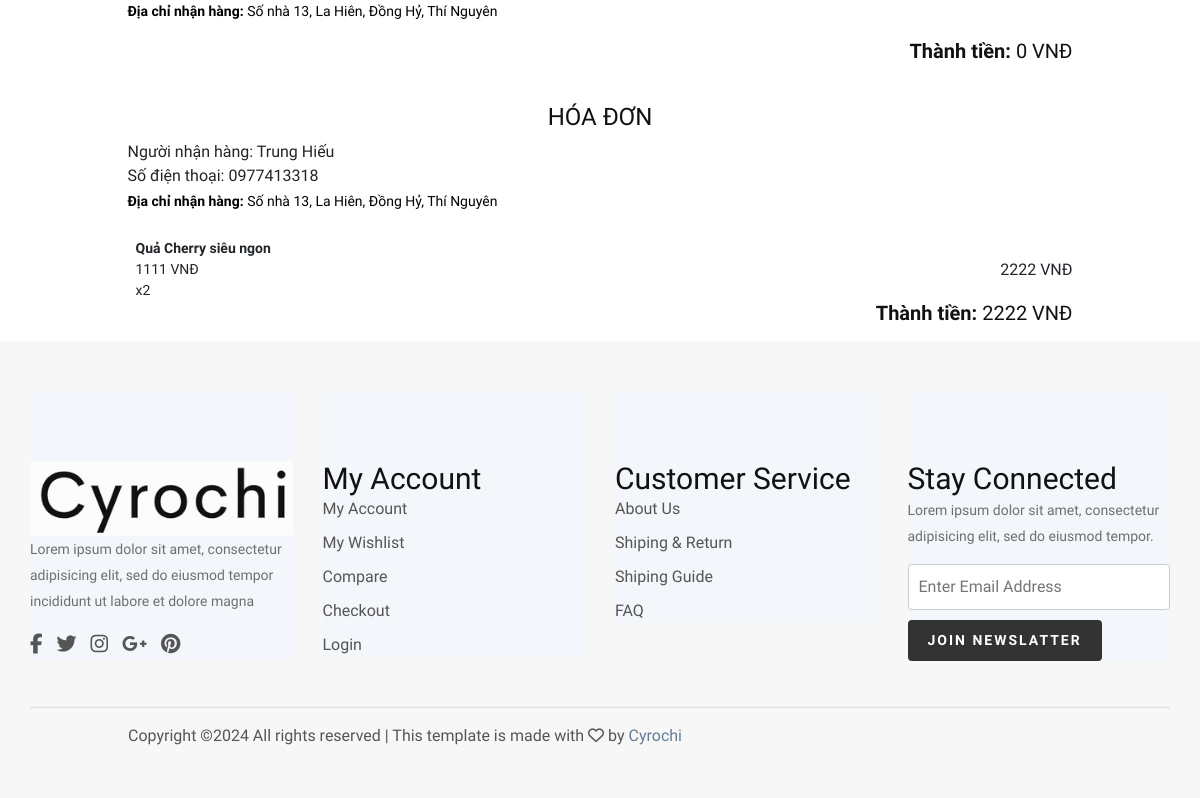
The app's page /myOrder/ (signed in, lower part), older data.
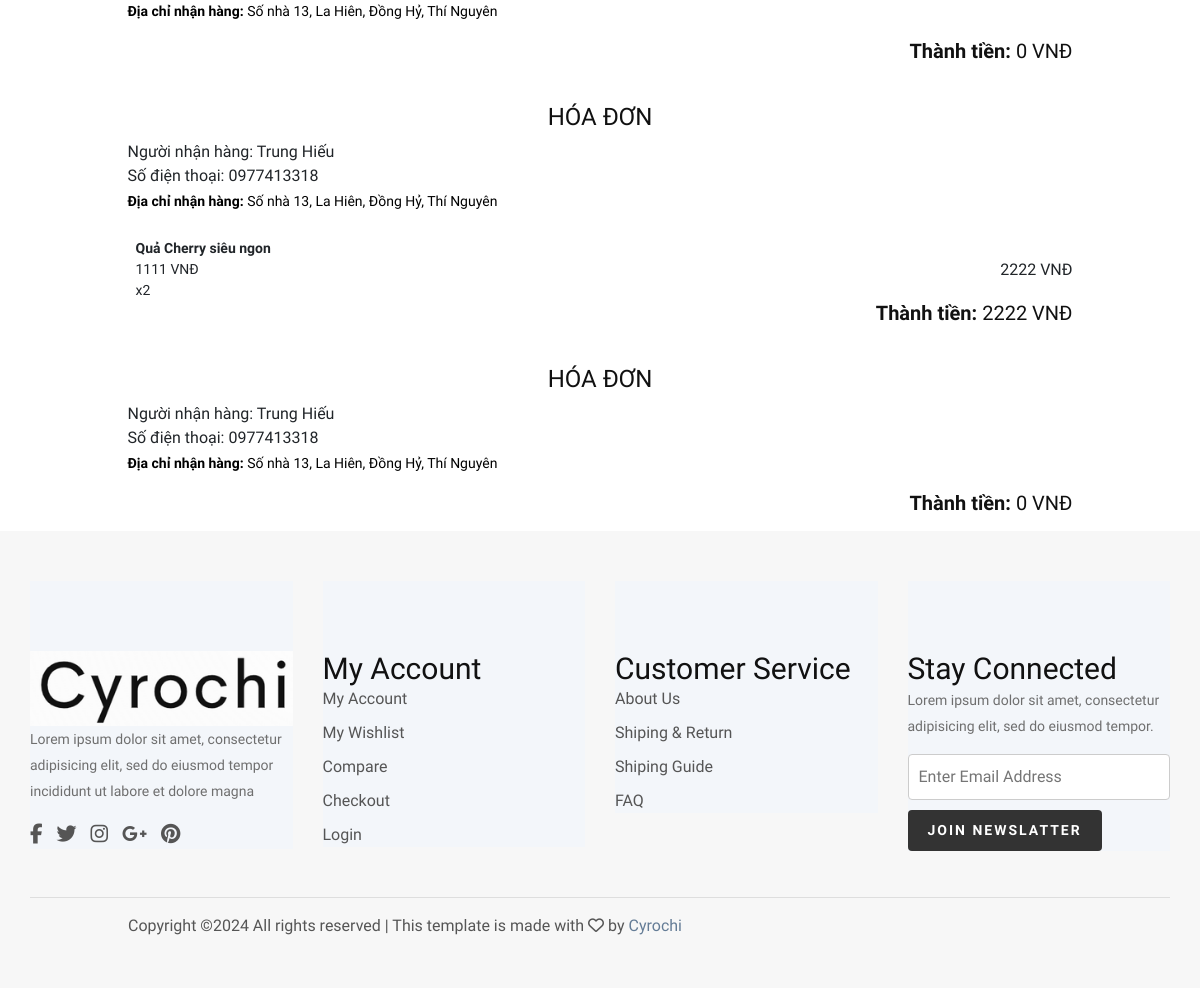
The same page, newer data.
### app/models.py (models this page shows, shortened)
class Order(models.Model):
    customer = models.ForeignKey(User, on_delete=models.SET_NULL, null=True, blank=True)
    address = models.ForeignKey(Adress, on_delete=models.SET_NULL, null=True, blank=True)
    date_order = models.DateTimeField(auto_now_add=True)
    complete = models.BooleanField(default=False, null=True, blank=False)
    transaction_id = models.CharField(max_length=200, null=True)
    def __str__(self):
        return str(self.id)

class Adress(models.Model):
    customer = models.ForeignKey(User, on_delete=models.SET_NULL, null=True, blank=True)
    name_user = models.CharField(max_length=200, null=True)
    adress = models.CharField(max_length=200, null=True)
    city = models.CharField(max_length=200, null=True)
    mobile = models.CharField(max_length=200, null=True)
    district = models.CharField(max_length=200, null=True)
    commune = models.CharField(max_length=200, null=True)
    date_added = models.DateTimeField(auto_now_add=True)

class OrderItem(models.Model):
    product = models.ForeignKey(Product, on_delete=models.SET_NULL, null=True, blank=True)
    order = models.ForeignKey(Order, on_delete=models.SET_NULL, null=True, blank=True)
    quantity = models.IntegerField(default=0, null=True, blank=True)
    size = models.IntegerField(default=0,null=True, blank=True)
    total = models.FloatField(default=0)
    date_added = models.DateTimeField(auto_now_add=True)

class Product(models.Model):
    name = models.CharField(max_length=200, null=True)
    category = models.ManyToManyField(Category, related_name='product_category')
    price = models.IntegerField(default=0)
    price_sale = models.DecimalField(max_digits=10, decimal_places=2, default=0.0)
    describe = models.CharField(max_length=300, null=True)
    digital = models.BooleanField(default=False, null=True, blank=False)
    image = models.ImageField(null=True, blank=True)
    unit = models.CharField(max_length=50, null=True, blank=True)
    @property
    def ImageURL(self):
        try:
            url = self.image.url
        except:
            url = ''
        return url

### app/python/app/myOrder.py (the view)
# urls.py: path('myOrder/', views.myOrder, name="myOrder"),
def myOrder(request):
    slide_hidden = "hidden"
    fixed_height = "20px"
    show_manage = 'show'  # Đảm bảo rằng biến show_manage đã được khai báo
    user_not_login = 'none'
    my_orders = Order.objects.filter(customer=request.user)
    order_items = {}  # Tạo một từ điển để lưu trữ các đơn hàng và mặt hàng tương ứng
    order_addresses = {}  # Tạo một từ điển để lưu trữ đơn hàng và thông tin địa chỉ tương ứng
    order_total_amounts = {}
    for order in my_orders:
        items = OrderItem.objects.filter(order=order)
        order_items[order] = items
        total_order_amount = 0
        for item in items:
            total_order_amount += item.total
            print("tong gia order : ")
            print(total_order_amount)
        order_total_amounts[order.id] = total_order_amount
        address = order.address  # Truy cập vào đối tượng Address liên kết với đơn hàng
        order_addresses[order] = address
        if order.id in order_total_amounts:  # Sửa lại kiểm tra xem order.id có trong order_total_amounts
            print(f"Giá trị đã được lưu cho đơn hàng '{order}': {order_total_amounts[order.id]}")
        else:
            print(f"Không tìm thấy giá trị cho đơn hàng '{order}' trong order_total_amounts.")
    order_total_amounts_list = [(order_id, total_amount) for order_id, total_amount in order_total_amounts.items()]  # Đặt danh sách ngoài vòng lặp
    context = {
        'user_not_login': user_not_login,
        'order_addresses': order_addresses,
        'order_items': order_items,
        'slide_hidden': slide_hidden,
        'fixed_height': fixed_height,
        'show_manage': show_manage,
        'my_order': my_orders,
        'order_total_amounts': order_total_amounts,
        'order_total_amounts_list': order_total_amounts_list,  # Đưa vào context
    }
    return render(request, 'app/my_order.html', context)

### app/templates/app/my_order.html (shortened to what this page needs)
{% extends 'app/base.html' %}
{% load static %}
{% block my_order %}
    <div class="container align-items-center">
        <div class="row">
            {% if order_items %}
                {% for order, items in order_items.items %}
                    <div class="col-md-1"></div>
                    <div class="col-md-10 pt-4 mb-3">
                        <h4 class="text-center">HÓA ĐƠN</h4>
                        <div class="box-element pt-2" id="form-wrapper">
                            <div id="shipping-info">
                                <span> Người nhận hàng: {{ order.address.name_user }}</span>
                                <br>
                                <span> Số điện thoại: {{ order.address.mobile }}</span>
                                <p style="color: black"><b>Địa chỉ nhận hàng:</b>
                                    <span>{{ order.address.adress }}</span>,
                                    <span>{{ order.address.commune }}</span>,
                                    <span>{{ order.address.district }}</span>,
                                    <span>{{ order.address.city }}</span>
                                </p>
                            </div>
                            {% for item in items %}
                                <div style="border: black 1px" class="d-flex mt-4 justify-content-md-between">
                                    <div class="d-flex">
                                        <div class="ml-2">
                                            <ul style="list-style: none; font-size: 14px;">
                                                <li class=""><b>{{ item.product.name }}</b></li>
                                                <li class="">{{ item.product.price | floatformat:0  }} VNĐ</li>
                                                <li class="">x{{ item.quantity }}</li>
                                            </ul>
                                        </div>
                                    </div>
                                    <div class="d-flex justify-content-center align-items-center">
                                        {{ item.total | floatformat:0 }} VNĐ
                                    </div>
                                </div>
                            {% endfor %}
                            {% for order_id, total_amount in order_total_amounts_list %}
                                {% if order_id == order.id %}
                                    <div class="d-flex flex-column float-right">
                                        <div class="float-right text-lg-right">
                                            <h5><b>Thành tiền:</b> {{ total_amount|floatformat:0 }} VNĐ</h5>
                                        </div>
                                    </div>
                                {% endif %}
                            {% endfor %}
                        </div>
                    </div>
                    <div class="col-md-1"></div>
                {% endfor %}
            {% else %}
                <p>Bạn chưa có đơn hàng nào</p>
            {% endif %}
        </div>
    </div>
{% endblock my_order %}

Row changes from the older to the newer data that the page shows:
added Order: address.name_user "Trung Hiếu", address.mobile "0977413318", address.adress "Số nhà 13", address.commune "La Hiên", address.district "Đồng Hỷ", address.city "Thí Nguyên", order_total_amounts_list "0"
